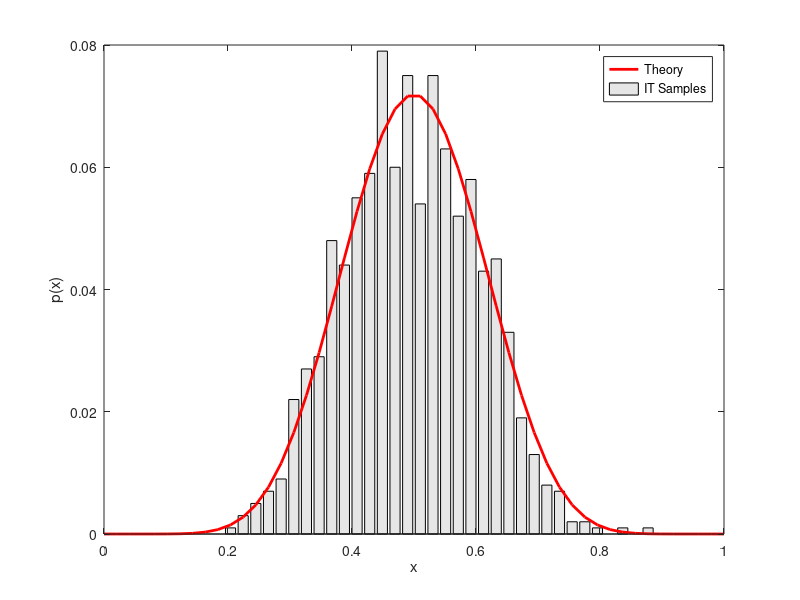

This figure's MATLAB source:
clc;
close all;
N = 1000;
% BETA PARAMETERS
alpha = 10; beta = 10;
% DRAW PROPOSAL SAMPLES
z = rand(1,N);
% EVALUATE PROPOSAL SAMPLES AT INVERSE CDF
samples = icdf('beta',z,alpha,beta)
%samples = icdf('exp',z,beta)
bins = linspace(0,1,50)
counts = hist(samples,bins)
probSampled = counts/sum(counts);
probTheory = betapdf(bins,alpha,beta);
%probTheory = exppdf(bins,beta);
% DISPLAY
b = bar(bins,probSampled,'FaceColor',[.9 .9 .9]);
hold on;
t = plot(bins,probTheory/sum(probTheory),'r','LineWidth',2);
xlim([0 1])
xlabel('x')
ylabel('p(x)')
legend([t,b],{'Theory','IT Samples'})
% % hold 